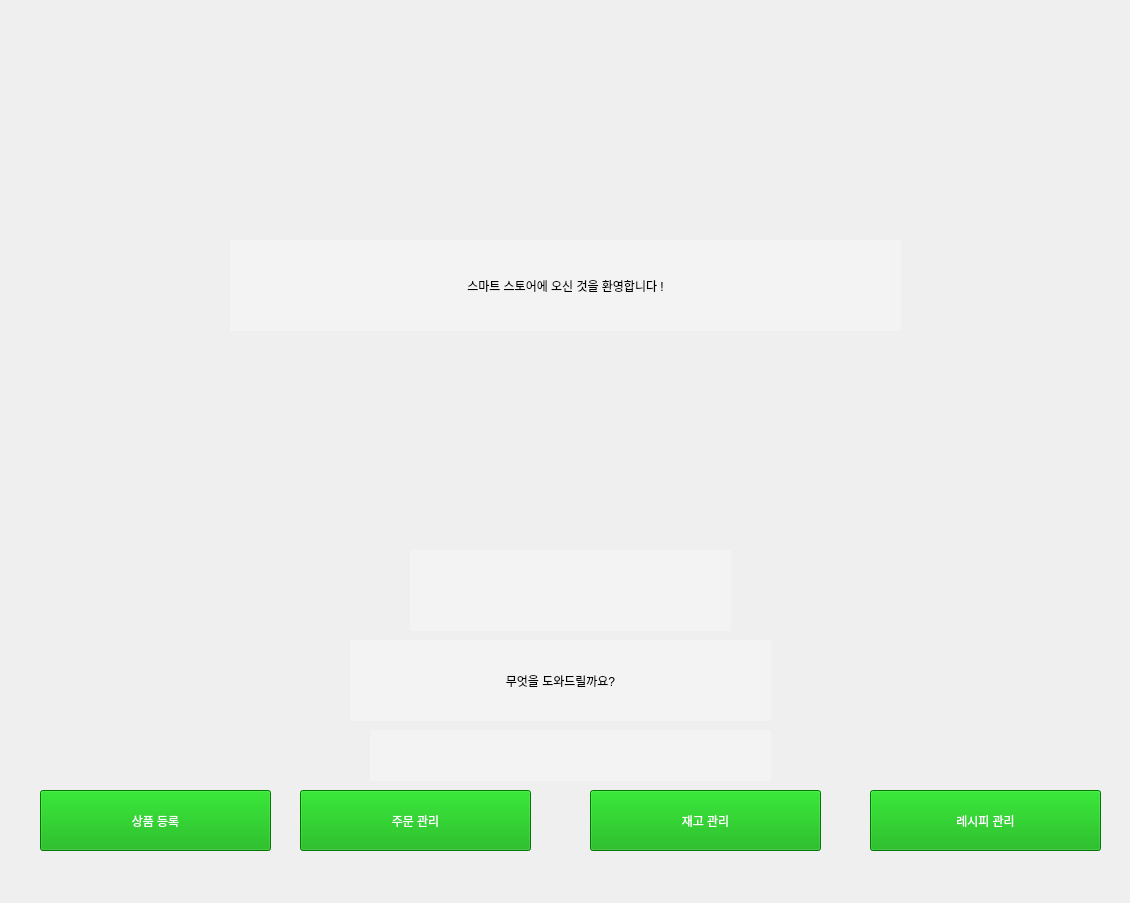
    <widget class="QWidget" name="number3">
     <widget class="QLabel" name="label_18">
      <property name="geometry">
       <rect>
        <x>0</x>
        <y>0</y>
        <width>1121</width>
        <height>894</height>
       </rect>
      </property>
      <property name="text">
       <string/>
      </property>
      <property name="pixmap">
       <pixmap>회원가입완료().png</pixmap>
      </property>
      <property name="scaledContents">
       <bool>true</bool>
      </property>
     </widget>
     <widget class="QPushButton" name="order_management_btn">
      <property name="geometry">
       <rect>
        <x>300</x>
        <y>790</y>
        <width>231</width>
        <height>61</height>
       </rect>
      </property>
      <property name="styleSheet">
       <string notr="true">background-color:rgb(0, 170, 0);
font: 25pt &quot;Sitka Banner&quot;;
color: rgb(255, 255, 255);</string>
      </property>
      <property name="text">
       <string>주문 관리</string>
      </property>
     </widget>
     <widget class="QPushButton" name="recipe_management_btn">
      <property name="geometry">
       <rect>
        <x>870</x>
        <y>790</y>
        <width>231</width>
        <height>61</height>
       </rect>
      </property>
      <property name="styleSheet">
       <string notr="true">background-color:rgb(0, 170, 0);
font: 25pt &quot;Sitka Banner&quot;;
color: rgb(255, 255, 255);</string>
      </property>
      <property name="text">
       <string>레시피 관리</string>
      </property>
     </widget>
     <widget class="QPushButton" name="inventory_management_btn">
      <property name="geometry">
       <rect>
        <x>590</x>
        <y>790</y>
        <width>231</width>
        <height>61</height>
       </rect>
      </property>
      <property name="styleSheet">
       <string notr="true">background-color:rgb(0, 170, 0);
font: 25pt &quot;Sitka Banner&quot;;
color: rgb(255, 255, 255);</string>
      </property>
      <property name="text">
       <string>재고 관리</string>
      </property>
     </widget>
     <widget class="QLabel" name="label_24">
      <property name="geometry">
       <rect>
        <x>410</x>
        <y>550</y>
        <width>321</width>
        <height>81</height>
       </rect>
      </property>
      <property name="styleSheet">
       <string notr="true">background-color:rgb(243, 243, 244);
font: 28pt &quot;Sitka Banner&quot;;
color: rgb(0, 0, 0);</string>
      </property>
      <property name="text">
       <string/>
      </property>
      <property name="alignment">
       <set>Qt::AlignCenter</set>
      </property>
     </widget>
     <widget class="QLabel" name="label_23">
      <property name="geometry">
       <rect>
        <x>230</x>
        <y>240</y>
        <width>671</width>
        <height>91</height>
       </rect>
      </property>
      <property name="styleSheet">
       <string notr="true">background-color:rgb(243, 243, 244);
font: 28pt &quot;Sitka Banner&quot;;
color: rgb(0, 0, 0);</string>
      </property>
      <property name="text">
       <string>스마트 스토어에 오신 것을 환영합니다 !</string>
      </property>
      <property name="alignment">
       <set>Qt::AlignCenter</set>
      </property>
     </widget>
     <widget class="QLabel" name="label_26">
      <property name="geometry">
       <rect>
        <x>350</x>
        <y>640</y>
        <width>421</width>
        <height>81</height>
       </rect>
      </property>
      <property name="styleSheet">
       <string notr="true">background-color:rgb(243, 243, 244);
font: 28pt &quot;Sitka Banner&quot;;
color: rgb(0, 0, 0);</string>
      </property>
      <property name="text">
       <string>무엇을 도와드릴까요?</string>
      </property>
      <property name="alignment">
       <set>Qt::AlignCenter</set>
      </property>
     </widget>
     <widget class="QPushButton" name="product_registration_btn">
      <property name="geometry">
       <rect>
        <x>40</x>
        <y>790</y>
        <width>231</width>
        <height>61</height>
       </rect>
      </property>
      <property name="styleSheet">
       <string notr="true">background-color:rgb(0, 170, 0);
font: 25pt &quot;Sitka Banner&quot;;
color: rgb(255, 255, 255);</string>
      </property>
      <property name="text">
       <string>상품 등록</string>
      </property>
     </widget>
     <widget class="QLabel" name="label_19">
      <property name="geometry">
       <rect>
        <x>370</x>
        <y>730</y>
        <width>401</width>
        <height>51</height>
       </rect>
      </property>
      <property name="styleSheet">
       <string notr="true">background-color:rgb(243, 243, 244);
font: 25pt &quot;Sitka Banner&quot;;
color: rgb(0, 0, 0);</string>
      </property>
      <property name="text">
       <string/>
      </property>
     </widget>
    </widget>
